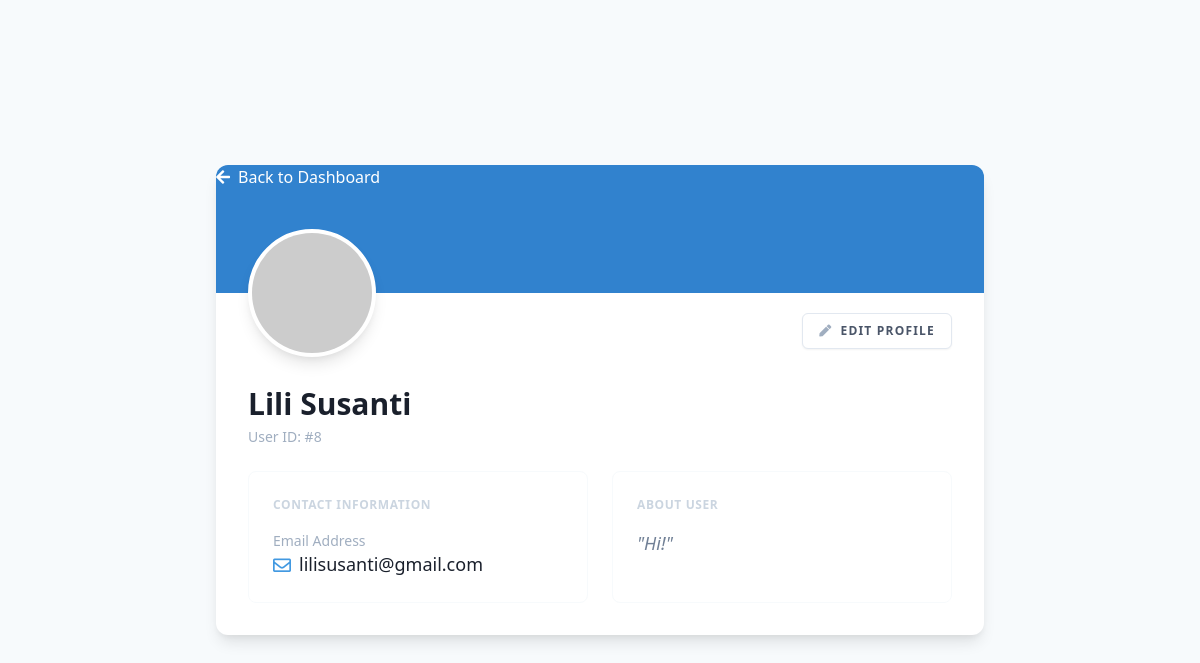
Page /php-login-register/Dashboard/read.php?viewid=8 on the committed database.
### tables this page shows
CREATE TABLE `users` (
  `id` int(100) NOT NULL,
  `profilepic` varchar(100) NOT NULL,
  `first_name` varchar(100) NOT NULL,
  `last_name` varchar(100) NOT NULL,
  `email` varchar(100) NOT NULL,
  `bio` varchar(100) NOT NULL
);

### php-login-register/Dashboard/read.php (the view, shortened to what this page needs)
<?php
include('dbconnection.php');
?>
<!DOCTYPE html>
<html lang="en">
<head>
    <link href="https://unpkg.com/tailwindcss@^1.0/dist/tailwind.min.css" rel="stylesheet">
    <link rel="stylesheet" href="https://cdnjs.cloudflare.com/ajax/libs/font-awesome/5.15.3/css/all.min.css">
</head>
<body class="bg-gray-100 font-sans leading-normal tracking-normal">
<div class="min-h-screen flex items-center justify-center py-12 px-4 sm:px-6 lg:px-8">
    <?php
    $vid = $_GET['viewid'];
    $ret = mysqli_query($con, "SELECT * from users where id=$vid");
    while ($row = mysqli_fetch_array($ret)) {
    ?>
    <div class="max-w-3xl w-full bg-white rounded-xl shadow-lg overflow-hidden">
        <div class="bg-blue-600 h-32 w-full relative">
            <div class="absolute top-10 left-20">
                <a href="index.php" class="text-white hover:text-blue-200 transition duration-150 flex items-center gap-2 font-medium">
                    <i class="fas fa-arrow-left"></i> Back to Dashboard
                </a>
            </div>
        </div>
        <div class="px-8 pb-8">
            <div class="relative flex justify-between items-end -mt-16 mb-6">
                <div class="relative">
                    <?php
                        $picPath = "profilepics/" . $row['profilepic'];
                        if(!empty($row['profilepic']) && file_exists($picPath)) {
                            echo '<img src="'.$picPath.'" class="w-32 h-32 rounded-full border-4 border-white shadow-lg object-cover bg-white">';
                        } else {
                            echo '<img src="https://ui-avatars.com/api/?name='.urlencode($row['first_name']).'" class="w-32 h-32 rounded-full border-4 border-white shadow-lg bg-white">';
                        }
                    ?>
                </div>
                <div class="mb-2">
                    <a href="edit.php?editid=<?php echo htmlentities($row['id']);?>" class="inline-flex items-center px-4 py-2 bg-white border border-gray-300 rounded-md font-semibold text-xs text-gray-700 uppercase tracking-widest shadow-sm hover:bg-gray-50 focus:outline-none focus:ring-2 focus:ring-offset-2 focus:ring-blue-500 transition ease-in-out duration-150">
                        <i class="fas fa-pen mr-2 text-gray-500"></i> Edit Profile
                    </a>
                </div>
            </div>
            <div>
                <h1 class="text-3xl font-bold text-gray-900">
                    <?php echo $row['first_name'] . ' ' . $row['last_name']; ?>
                </h1>
                <p class="text-sm text-gray-500 mb-6">User ID: #<?php echo $row['id']; ?></p>
                <div class="grid grid-cols-1 md:grid-cols-2 gap-6">
                    <div class="bg-gray-50 p-6 rounded-lg border border-gray-100">
                        <h3 class="text-xs font-semibold text-gray-400 uppercase tracking-wider mb-4">Contact Information</h3>
                        <div>
                            <p class="text-sm text-gray-500">Email Address</p>
                            <p class="text-lg font-medium text-gray-900 flex items-center gap-2">
                                <i class="far fa-envelope text-blue-500"></i>
                                <?php echo $row['email']; ?>
                            </p>
                        </div>
                    </div>
                    <div class="bg-gray-50 p-6 rounded-lg border border-gray-100">
                        <h3 class="text-xs font-semibold text-gray-400 uppercase tracking-wider mb-4">About User</h3>
                        <div class="prose max-w-none text-gray-800">
                            <p class="italic text-lg text-gray-600">
                                "<?php echo htmlspecialchars($row['bio']); ?>"
                            </p>
                        </div>
                    </div>
                </div>
            </div>
        </div>
    </div>
    <?php } ?>
</div>
</body>
</html>

### php-login-register/Dashboard/read.php (style rules this page uses)
body { font-family: 'Inter', sans-serif; }

### rows in the picture
users: first_name "Lili", last_name "Susanti", id "8", email "lilisusanti@gmail.com", bio "Hi!"
